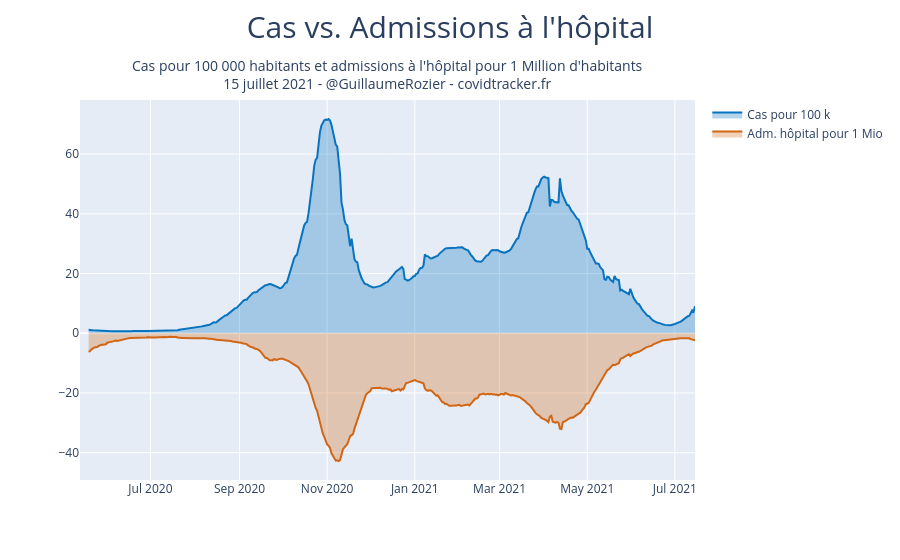

Notebook source saved alongside this figure:
### Code cell
fig = go.Figure()
fig.add_trace(go.Scatter(
    x=df.jour,
    y=df.P.rolling(window=7).mean()/67000000*100000,
    name="Cas pour 100 k",
    marker_color='rgb(8, 115, 191)',
    fillcolor="rgba(8, 115, 191, 0.3)",
    fill='tozeroy'))
fig.add_trace(go.Scatter(
    x=df.jour,
    y=-df.incid_hosp.rolling(window=7).mean()/67000000*1000000,
    name="Adm. hôpital pour 1 Mio",
    marker_color='rgb(209, 102, 21)',
    fillcolor="rgba(209, 102, 21,0.3)",
    fill='tozeroy'))
fig.update_yaxes()
fig.update_layout(
    title={
                        'text': "Cas vs. Admissions à l'hôpital",
                        'y':0.97,
                        'x':0.5,
                        'xanchor': 'center',
                        'yanchor': 'top'},
    titlefont = dict(
                    size=30),
    annotations = [
                        dict(
                            x=0.5,
                            y=1.12,
                            xref='paper',
                            yref='paper',
                            font=dict(size=14),
                            text="Cas pour 100 000 habitants et admissions à l'hôpital pour 1 Million d'habitants<br>{} - @GuillaumeRozier - covidtracker.fr".format(datetime.strptime(df.jour.max(), '%Y-%m-%d').strftime('%d %B %Y')),#'Date : {}. Source : Santé publique France. Auteur : GRZ - covidtracker.fr.'.format(),                    showarrow = False
                            showarrow=False
                        ),
                        ]
)

#name_fig = "cas_hospitalisations_ratio"
#fig.write_image(PATH + "images/charts/france/{}.jpeg".format(name_fig), scale=2, width=900, height=600)
#plotly.offline.plot(fig, filename = PATH + 'images/html_exports/france/{}.html'.format(name_fig), auto_open=False)

### Figure 1 — Plotly figure (JSON) as saved in the notebook; plotly's stock layout.template omitted (floating-point values rounded to 4 significant figures; data arrays with more than 128 entries replaced by an {"elided": "..."} marker saying what was removed)
{"data": [{"fill": "tozeroy", "fillcolor": "rgba(8, 115, 191, 0.3)", "marker": {"color": "rgb(8, 115, 191)"}, "name": "Cas pour 100 k", "type": "scatter", "x": {"elided": "429 str values"}, "y": {"elided": "429 float values"}}, {"fill": "tozeroy", "fillcolor": "rgba(209, 102, 21,0.3)", "marker": {"color": "rgb(209, 102, 21)"}, "name": "Adm. hôpital pour 1 Mio", "type": "scatter", "x": {"elided": "429 str values"}, "y": {"elided": "429 float values"}}], "layout": {"annotations": [{"font": {"size": 14}, "showarrow": false, "text": "Cas pour 100 000 habitants et admissions à l'hôpital pour 1 Million d'habitants<br>15 juillet 2021 - @GuillaumeRozier - covidtracker.fr", "x": 0.5, "xref": "paper", "y": 1.12, "yref": "paper"}], "title": {"font": {"size": 30}, "text": "Cas vs. Admissions à l'hôpital", "x": 0.5, "xanchor": "center", "y": 0.97, "yanchor": "top"}}}
